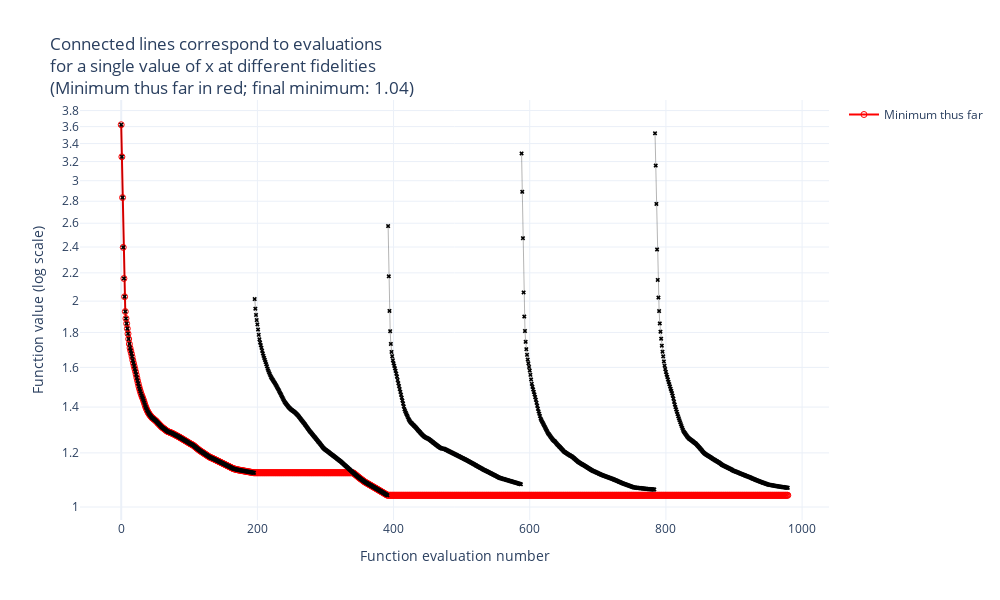

Here is the notebook cell this chart was saved with:
### Markdown cell above
The code below will plot the trace for this algorithm and this benchmark. Click on the pan button, and then
  - Left-click and drag to pan
  - Right-click and drag to zoom

### Code cell
import plotly.graph_objects as go

df = out[(benchmark_to_plot, algo_to_plot)][2].copy()
best_obj = out[(benchmark_to_plot, algo_to_plot)][1]

df_exploded = df.explode('history').reset_index(drop=True)
df_exploded['obj'] = df_exploded.history.str[1].astype(float)

# Create figure
fig = go.Figure()

# Add cumulative minimum line
fig.add_trace(
    go.Scatter(
        x=df_exploded.index,
        y=df_exploded.obj.cummin(),
        mode='lines+markers',
        name='Minimum thus far',
        line=dict(color='red', width=2),
        marker=dict(size=6, symbol='circle-open')
    )
)

# Add individual traces for each x value
for this_group, this_df in df_exploded.groupby('x'):
    fig.add_trace(
        go.Scatter(
            x=this_df.index,
            y=this_df.obj,
            mode='lines+markers',
            name=f'x={this_group[:20]}...',
            line=dict(color='black', width=0.3),
            marker=dict(size=4, symbol='x'),
            showlegend=False
        )
    )

# Update layout
fig.update_layout(
    title=f'Connected lines correspond to evaluations<br>for a single value of x at different fidelities<br>(Minimum thus far in red; final minimum: {round(best_obj, 3)})',
    xaxis_title='Function evaluation number',
    yaxis_title='Function value (log scale)',
    yaxis_type='log',
    template='plotly_white',
    showlegend=True,
    width=1000,
    height=600
)

fig.show()

### Figure 1 — Plotly figure (JSON) as saved in the notebook; plotly's stock layout.template omitted (floating-point values rounded to 4 significant figures; data arrays with more than 128 entries replaced by an {"elided": "..."} marker saying what was removed)
{"data": [{"line": {"color": "red", "width": 2}, "marker": {"size": 6, "symbol": "circle-open"}, "mode": "lines+markers", "name": "Minimum thus far", "type": "scatter", "x": {"elided": "980 int values"}, "y": {"elided": "980 float values"}}, {"line": {"color": "black", "width": 0.3}, "marker": {"size": 4, "symbol": "x"}, "mode": "lines+markers", "name": "x=-0.408315582751253|-...", "showlegend": false, "type": "scatter", "x": {"elided": "196 int values"}, "y": {"elided": "196 float values"}}, {"line": {"color": "black", "width": 0.3}, "marker": {"size": 4, "symbol": "x"}, "mode": "lines+markers", "name": "x=-0.9031258108944016|...", "showlegend": false, "type": "scatter", "x": {"elided": "196 int values"}, "y": {"elided": "196 float values"}}, {"line": {"color": "black", "width": 0.3}, "marker": {"size": 4, "symbol": "x"}, "mode": "lines+markers", "name": "x=0.7201696584218258|-...", "showlegend": false, "type": "scatter", "x": {"elided": "196 int values"}, "y": {"elided": "196 float values"}}, {"line": {"color": "black", "width": 0.3}, "marker": {"size": 4, "symbol": "x"}, "mode": "lines+markers", "name": "x=1.4792000989038963|1...", "showlegend": false, "type": "scatter", "x": {"elided": "196 int values"}, "y": {"elided": "196 float values"}}, {"line": {"color": "black", "width": 0.3}, "marker": {"size": 4, "symbol": "x"}, "mode": "lines+markers", "name": "x=1.667596838393905|1....", "showlegend": false, "type": "scatter", "x": {"elided": "196 int values"}, "y": {"elided": "196 float values"}}], "layout": {"height": 600, "showlegend": true, "title": {"text": "Connected lines correspond to evaluations<br>for a single value of x at different fidelities<br>(Minimum thus far in red; final minimum: 1.04)"}, "width": 1000, "xaxis": {"title": {"text": "Function evaluation number"}}, "yaxis": {"title": {"text": "Function value (log scale)"}, "type": "log"}}}
